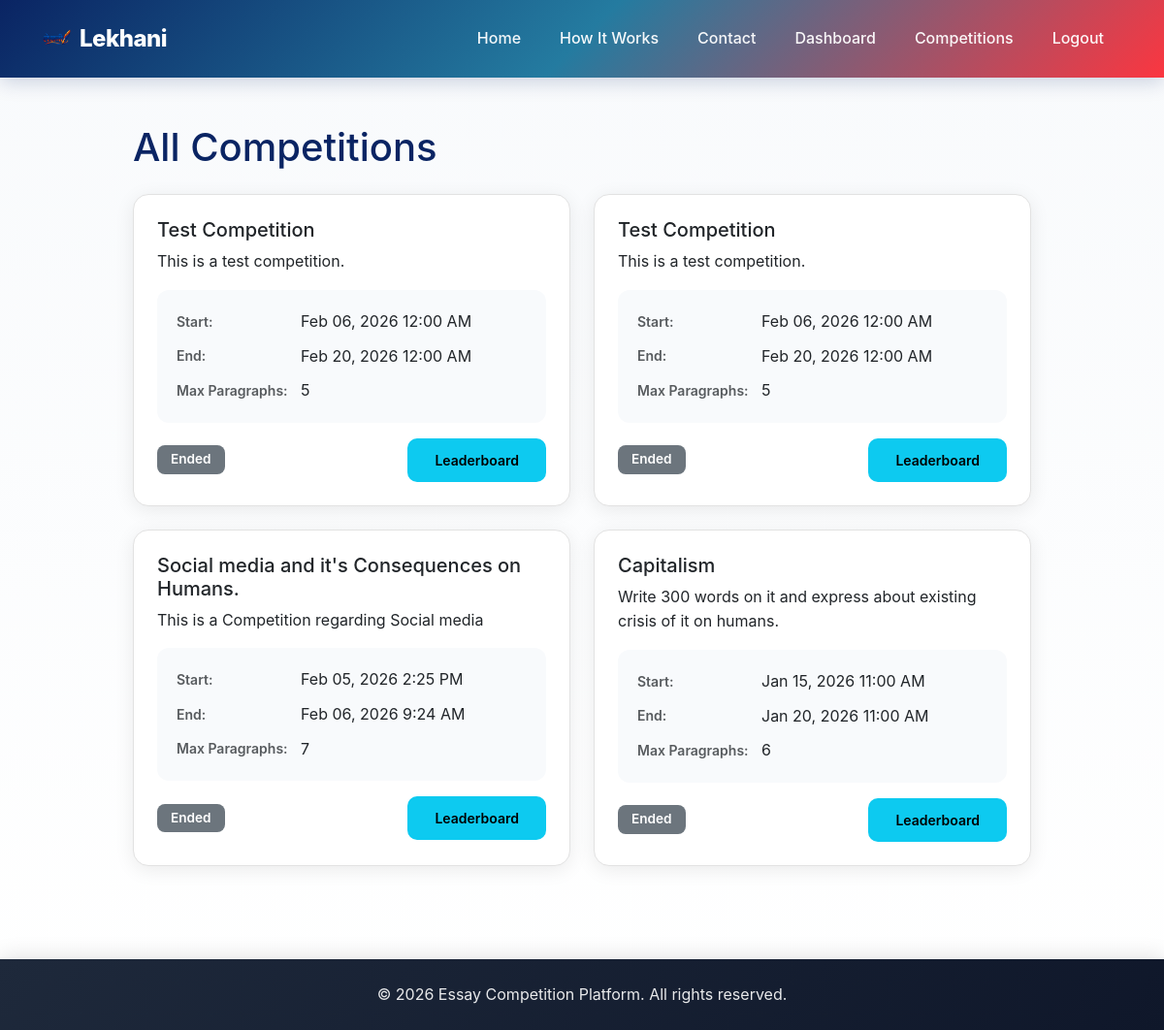
Page /competitions/ (signed in) on the earlier database version.
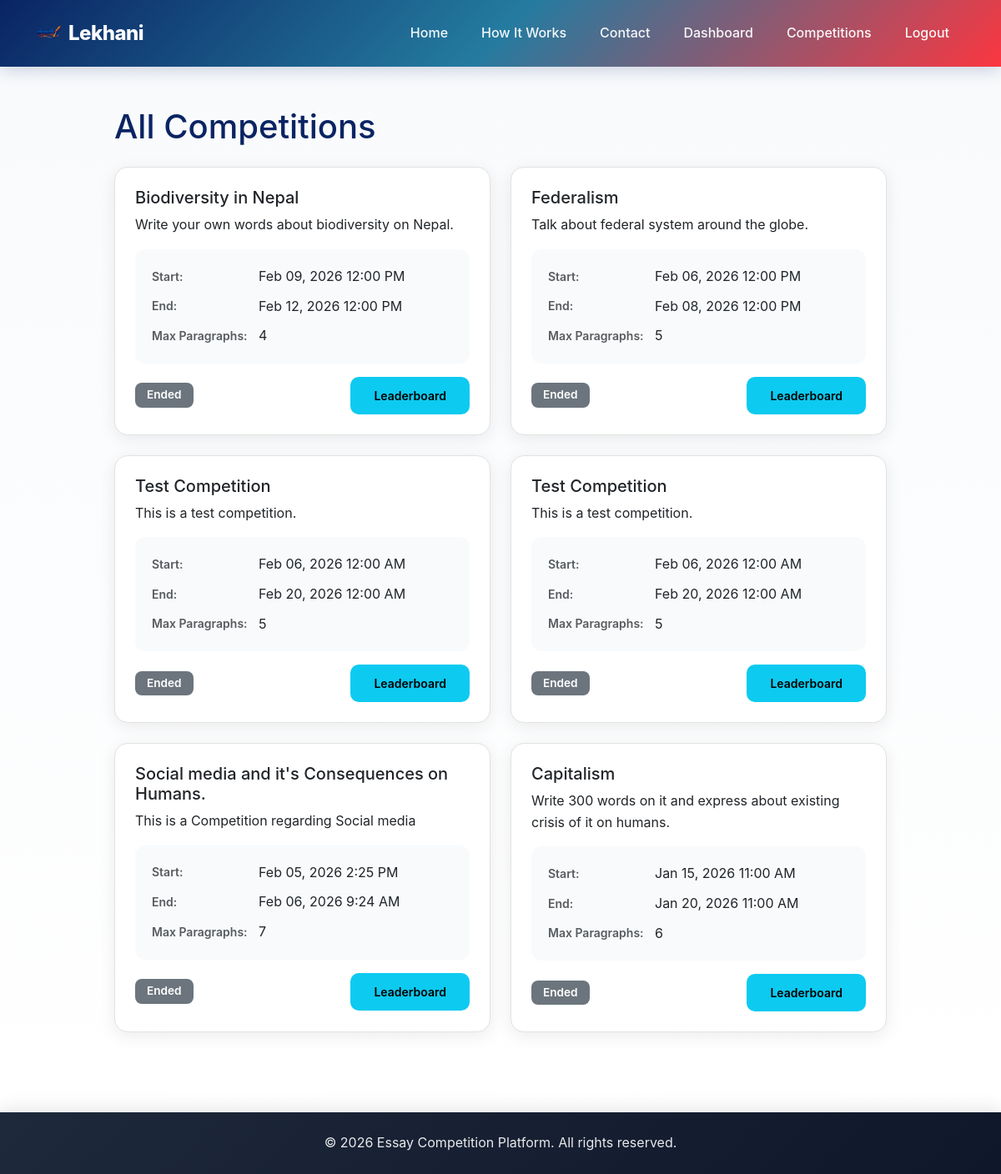
Same page on the later database version.
### competition/models.py (models this page shows, shortened)
class Competition(models.Model):
    title = models.CharField(max_length=200)
    description = models.TextField()
    start_date = models.DateTimeField()
    end_date = models.DateTimeField()
    max_paragraphs = models.PositiveIntegerField()
    created_at = models.DateTimeField(auto_now_add=True)
    updated_at = models.DateTimeField(auto_now=True)
    def is_active(self):
        now = timezone.now()
        return self.start_date <= now <= self.end_date
    def has_started(self):
        return timezone.now() >= self.start_date
    def has_ended(self):
        return timezone.now() > self.end_date
    class Meta:
        ordering = ['-start_date']
        verbose_name = 'Competition'
        verbose_name_plural = 'Competitions'

### competition/views.py (the view)
# urls.py: path('competitions/', views.competition_list, name='competition_list'),
@login_required
@verified_user_required
def competition_list(request):
    competitions = Competition.objects.all()
    user_essays = {essay.competition_id: essay for essay in Essay.objects.filter(user=request.user)}
    context = {
        'competitions': competitions,
        'user_essays': user_essays,
    }
    return render(request, 'competition_list.html', context)

### competition/templates/competition_list.html (shortened to what this page needs)
{% extends 'base.html' %}
{% block content %}
<div class="container my-5">
    <div class="row">
        <div class="col-lg-10 mx-auto">
            <h1 class="mb-4">All Competitions</h1>
            {% if competitions %}
            <div class="row g-4">
                {% for competition in competitions %}
                <div class="col-md-6">
                    <div class="card competition-card h-100">
                        <div class="card-body">
                            <h5 class="card-title">{{ competition.title }}</h5>
                            <p class="card-text">
                                {{ competition.description|truncatewords:30 }}
                            </p>
                            <div class="competition-meta mb-3">
                                <div class="meta-item">
                                    <small class="text-muted">Start:</small>
                                    <span>{{ competition.start_date|date:"M d, Y g:i A" }}</span>
                                </div>
                                <div class="meta-item">
                                    <small class="text-muted">End:</small>
                                    <span>{{ competition.end_date|date:"M d, Y g:i A" }}</span>
                                </div>
                                <div class="meta-item">
                                    <small class="text-muted">Max Paragraphs:</small>
                                    <span>{{ competition.max_paragraphs }}</span>
                                </div>
                            </div>
                            <div class="d-flex justify-content-between align-items-center">
                                <div>
                                    {% if competition.is_active %}
                                    <span class="badge bg-success">Active</span>
                                    {% elif not competition.has_started %}
                                    <span class="badge bg-warning">Upcoming</span>
                                    {% else %}
                                    <span class="badge bg-secondary">Ended</span>
                                    {% endif %}
                                </div>
                                <div>
                                    {% if competition.has_ended %}
                                    <a href="{% url 'leaderboard' competition.id %}" class="btn btn-info btn-sm ms-1">
                                        Leaderboard
                                    </a>
                                    {% endif %}
                                </div>
                            </div>
                        </div>
                    </div>
                </div>
                {% endfor %}
            </div>
            {% else %}
            <div class="alert alert-info">
                No competitions available at the moment. Check back later!
            </div>
            {% endif %}
        </div>
    </div>
</div>
{% endblock %}

Differences in the rows shown:
added Competition: title "Biodiversity in Nepal", description "Write your own words about biodiversity on Nepal.", start_date "Feb 09, 2026 12:00 PM", end_date "Feb 12, 2026 12:00 PM", max_paragraphs "4", shows "Ended", shows "Leaderboard"
added Competition: title "Federalism", description "Talk about federal system around the globe.", start_date "Feb 06, 2026 12:00 PM", end_date "Feb 08, 2026 12:00 PM", max_paragraphs "5", shows "Ended", shows "Leaderboard"
